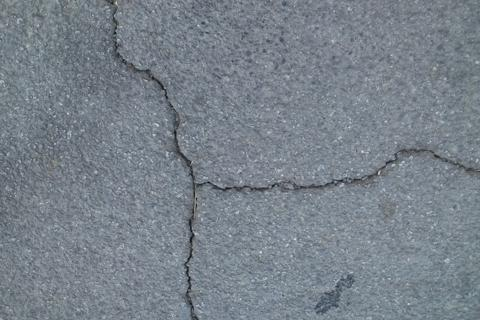
#> input picture example/065.jpg, 480 x 320 px
$ python test4.py   (older library calls are emulated)
#> lines starting #> are read from the running program, lines starting #| are printed output that depends on the picture; after the words box and inside, x2 and y2 are one past the last pixel; in counts of white or black regions, pixels touching at a corner belong together
import cv2
import os
import math
import numpy as np
import matplotlib.pyplot as plt
from scipy import ndimage
import random

def crack_detection(image_path, output_dir="result"):
#> called with image_path = 'example/065.jpg', output_dir = 'your_method_results'
    os.makedirs(output_dir, exist_ok=True)

    original_color = cv2.imread(image_path)
#> original_color is the input picture: shape (320, 480, 3); mean B, G, R 139, 129.5, 120.6
    if original_color is None:
        raise FileNotFoundError(f"Cannot load image: {image_path}")

    gray = cv2.imread(image_path, cv2.IMREAD_GRAYSCALE)
#> gray: shape (320, 480); min 4, max 222, mean 127.9
    gray_norm = gray.astype(np.float32) / 255.0

    # Gaussian blur and enhancement
    sigma = 11
    blur = cv2.GaussianBlur(gray_norm, (2 * math.ceil(2 * sigma) + 1,) * 2, sigma)
    enhanced = cv2.subtract(gray_norm, blur)
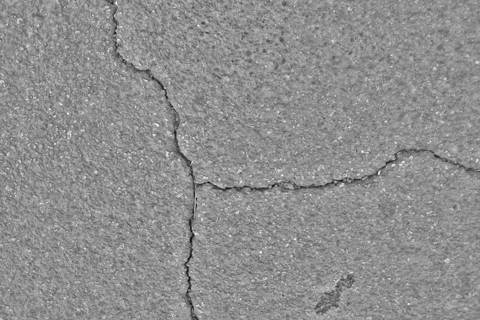
#> enhanced: shape (320, 480) float32; min -0.447, max 0.35, mean -1.99e-05; drawn with min black and max white

    # Histogram clipping
    high = np.percentile(enhanced, 50)
#> high = 0.000753
    enhanced = np.clip(enhanced, None, high)
    enhanced = (enhanced - enhanced.min()) / (enhanced.max() - enhanced.min() + 1e-8)

    # Sobel
    sobel_ksize = 9
    sobelx = cv2.Sobel(enhanced, cv2.CV_64F, 1, 0, ksize=sobel_ksize)
    sobely = cv2.Sobel(enhanced, cv2.CV_64F, 0, 1, ksize=sobel_ksize)
    mag = np.hypot(sobelx, sobely)
    ang = np.arctan2(sobely, sobelx)
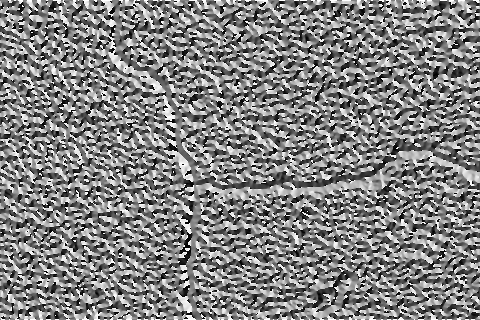
#> ang: shape (320, 480) float64; min -3.14, max 3.14, mean 0.0687; drawn with min black and max white

    threshold = 3 * np.mean(mag)
#> threshold = 1525.6
    mag[mag < threshold] = 0

    # Oriented Non-Maximum Suppression (your implementation)
    def non_max_suppression(data, win):
        data_max = ndimage.maximum_filter(data, footprint=win, mode="constant")
        data_max[data != data_max] = 0
        return data_max

    def orientated_non_max_suppression(mag, ang):
        ang_quant = np.round(ang / (np.pi / 4)) % 4
        wins = [
            np.array([[0, 0, 0], [1, 1, 1], [0, 0, 0]]),  # E
            np.array([[1, 0, 0], [0, 1, 0], [0, 0, 1]]),  # SE
            np.array([[0, 1, 0], [0, 1, 0], [0, 1, 0]]),  # S
            np.array([[0, 0, 1], [0, 1, 0], [1, 0, 0]]),  # SW
        ]
        result = np.zeros_like(mag)
        for i, win in enumerate(wins):
            suppressed = non_max_suppression(mag, win)
            result[ang_quant == i] = suppressed[ang_quant == i]
        return result

    mag_nms = orientated_non_max_suppression(mag, ang)

    high_thresh = 0.5 * mag_nms.max()
#> high_thresh = 2999
    low_thresh = 0.2 * mag_nms.max()
#> low_thresh = 1199.6

    edges = np.zeros_like(mag_nms, dtype=np.uint8)
    edges[mag_nms > high_thresh] = 255
    edges = cv2.dilate(edges, np.ones((5, 5), np.uint8), iterations=1)
    edges[mag_nms > low_thresh] = np.where(edges[mag_nms > low_thresh] > 0, 255, 0)
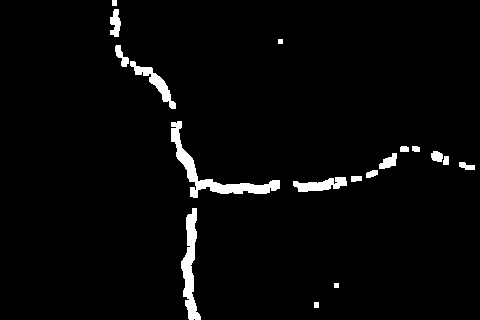
#> edges: shape (320, 480); 3% white; 18 white regions, largest, box (x1, y1, x2, y2) and area: (171, 121, 280, 198) 1477, (181, 208, 201, 320) 1069, (130, 61, 176, 109) 538

    # Morphological operations
    close_ksize = 25
    open_ksize = 6
    kernel_close = cv2.getStructuringElement(
        cv2.MORPH_ELLIPSE, (close_ksize, close_ksize)
    )
    kernel_open = cv2.getStructuringElement(cv2.MORPH_ELLIPSE, (open_ksize, open_ksize))

    binary_mask = cv2.morphologyEx(edges, cv2.MORPH_CLOSE, kernel_close)
#> binary_mask: shape (320, 480); 3.6% white; 4 white regions, box (x1, y1, x2, y2) and area: (110, 0, 480, 320) 5471, (314, 302, 319, 308) 30, (278, 39, 283, 44) 25, (334, 283, 339, 288) 25
    binary_mask = cv2.morphologyEx(binary_mask, cv2.MORPH_OPEN, kernel_open)
#> binary_mask: shape (320, 480); 3.3% white; 11 white regions, largest, box (x1, y1, x2, y2) and area: (172, 118, 285, 201) 1695, (182, 209, 202, 320) 1115, (116, 45, 177, 110) 801
    final_mask = cv2.morphologyEx(binary_mask, cv2.MORPH_CLOSE, kernel_close)
#> final_mask: shape (320, 480); 3.5% white; 1 white region, box (x1, y1, x2, y2) and area: (111, 6, 479, 320) 5424

    cv2.imwrite(os.path.join(output_dir, "binary_crack_map.png"), final_mask)

    return original_color, final_mask

def inpaint_crack_direction_aware(original_img, mask,
                                  patch_height=17,   # perpendicular to crack (covers thickness)
                                  patch_width=51,    # along the crack direction
                                  search_range=80,   # how far to search up/down
                                  num_candidates=15, # how many best patches to blend
                                  step_sampling=5):  # speed up by processing every Nth crack pixel
    """
    Your original idea: Use an elongated patch that scans perpendicular to the crack
    to find the best matching healthy region and blend it in.
    Optimized for mostly horizontal cracks (common in roads).
    """
#> called with patch_height = 17, patch_width = 71, search_range = 120, num_candidates = 20, step_sampling = 3
    img = original_img.copy().astype(np.float32)
    h, w = img.shape[:2]
#> h = 320; w = 480

    # Handle grayscale
    if img.ndim == 2:
        img = cv2.cvtColor(img, cv2.COLOR_GRAY2BGR).astype(np.float32)
        was_grayscale = True
    else:
        was_grayscale = False

    mask_bool = (mask > 127)
    if mask_bool.ndim == 3:
        mask_bool = mask_bool[:, :, 0]

    # Get list of crack pixels
    crack_ys, crack_xs = np.where(mask_bool)
#> crack_ys = 5424 values from 6 to 319; crack_xs = 5424 values, max 478 at index 2288, min 111 at index 52, mean 234.5
    if len(crack_ys) == 0:
        print("No crack pixels found.")
        return original_img.astype(np.uint8)

    half_h = patch_height // 2
    half_w = patch_width // 2

    # Pad image and mask to handle borders safely
    pad_y = half_h + search_range
    pad_x = half_w + search_range
    img_padded = cv2.copyMakeBorder(img, pad_y, pad_y, pad_x, pad_x, cv2.BORDER_REFLECT)
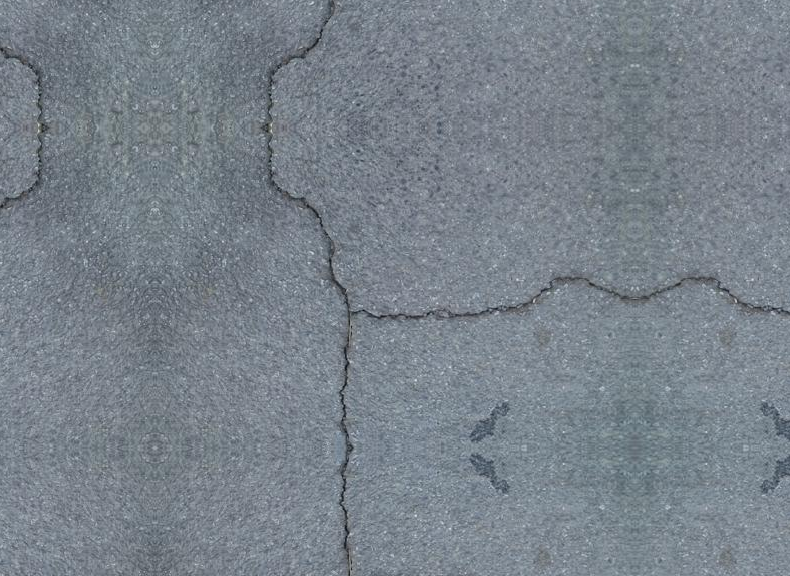
#> img_padded: shape (576, 790, 3) float32; mean B, G, R 139, 129.8, 120.7

    mask_padded = cv2.copyMakeBorder(mask_bool.astype(np.uint8), pad_y, pad_y, pad_x, pad_x,
                                     cv2.BORDER_CONSTANT, value=0)
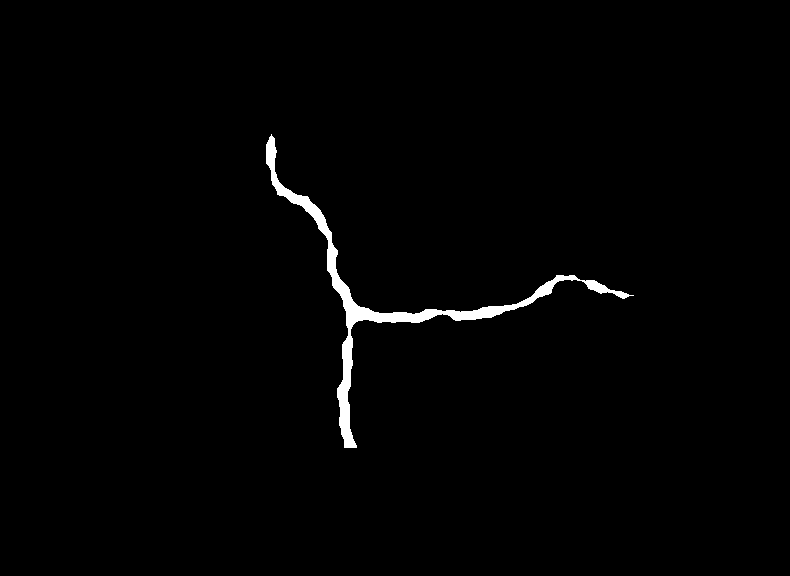
#> mask_padded: shape (576, 790); values 0 (black) and 1 (white), 1.2% white; 1 white region, box (x1, y1, x2, y2) and area: (266, 134, 634, 448) 5424
    mask_padded = mask_padded > 0  # boolean

    result = img.copy()

    print(f"Processing {len(crack_ys)} crack pixels (sampling every {step_sampling} for speed)...")
#> (printed output is left out)

    # Process crack pixels (with sampling for speed)
    for i in range(0, len(crack_ys), step_sampling):
        py, px = crack_ys[i], crack_xs[i]

        py_pad = py + pad_y
        px_pad = px + pad_x

        # Extract target patch (contains part of the crack)
        target_slice_y = slice(py_pad - half_h, py_pad + half_h + 1)
        target_slice_x = slice(px_pad - half_w, px_pad + half_w + 1)
        target_patch = img_padded[target_slice_y, target_slice_x]

        # Local mask for this patch
        local_mask = mask_padded[target_slice_y, target_slice_x]
        valid_mask = ~local_mask  # known healthy pixels

        if not np.any(valid_mask):
            continue

        # Search perpendicular (up and down) for best matching patches
        candidates = []
        for dy in range(-search_range, search_range + 1, 8):  # step 8 for speed
            if dy == 0:
                continue
            sy_pad = py_pad + dy

            source_slice_y = slice(sy_pad - half_h, sy_pad + half_h + 1)
            if source_slice_y.start < 0 or source_slice_y.stop > img_padded.shape[0]:
                continue

            source_patch = img_padded[source_slice_y, target_slice_x]

            # SSD error only on known (valid) pixels
            diff = (source_patch - target_patch) ** 2
            error = np.sum(diff[valid_mask]) / (np.sum(valid_mask) + 1e-8)

            candidates.append((error, source_patch, dy))

        if not candidates:
            continue

        # Sort and take top candidates
        candidates.sort(key=lambda x: x[0])
        top_candidates = candidates[:num_candidates]

        # Weighted blend of best matches
        blended = np.zeros_like(target_patch)
        total_weight = 0.0
        for error, source_patch, _ in top_candidates:
            weight = 1.0 / (error + 1e-6)
            blended += source_patch * weight
            total_weight += weight

        if total_weight > 0:
            blended /= total_weight

        # Apply only to crack region in this patch
        result_slice_y = slice(py - half_h, py + half_h + 1)
        result_slice_x = slice(px - half_w, px + half_w + 1)
        fill_region = local_mask

        if result_slice_y.start >= 0 and result_slice_y.stop <= h and \
           result_slice_x.start >= 0 and result_slice_x.stop <= w:
            result[result_slice_y, result_slice_x][fill_region] = blended[fill_region]

        if (i // step_sampling) % 50 == 0:
            print(f"  Progress: {i // step_sampling + 1}/{(len(crack_ys) - 1) // step_sampling + 1}")
#> this loop made 1808 passes
#> (i, py, px, py_pad, px_pad) on passes 2 to 4: (3, 8, 116, 136, 271), (6, 9, 115, 137, 270), (9, 9, 118, 137, 273)
#|   Progress: 1/1808
#|   Progress: 51/1808
#> (further printed lines are left out)
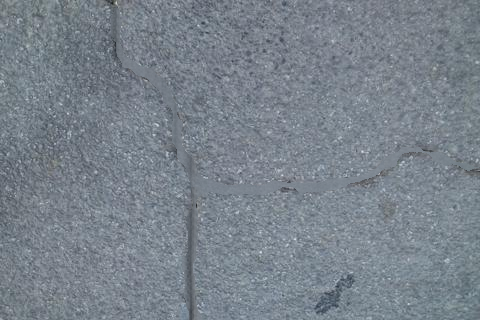
#> result: shape (320, 480, 3) float32; mean B, G, R 139.7, 130.2, 121.2

    # Final clip and convert
    result = np.clip(result, 0, 255).astype(np.uint8)
    if was_grayscale:
        result = cv2.cvtColor(result, cv2.COLOR_BGR2GRAY)

    return result

# ==================== Full Testing Pipeline ====================
def test_your_crack_inpainting(image_path, output_dir="your_method_results"):
    os.makedirs(output_dir, exist_ok=True)

    original, mask = crack_detection(image_path, output_dir)  # Your function

    # Clean and dilate mask
    mask_dilated = mask.copy()

    cv2.imwrite(os.path.join(output_dir, "detected_mask.png"), mask_dilated)

    print("Running your direction-aware crack inpainting...")
    inpainted = inpaint_crack_direction_aware(
        original, mask_dilated,
        patch_height=17,
        patch_width=71,
        search_range=120,
        num_candidates=20,
        step_sampling=3
    )

    # Save result
    output_path = os.path.join(output_dir, "your_direction_aware_result.jpg")
    cv2.imwrite(output_path, inpainted)
    print(f"Result saved to: {output_path}")

    # Visualize
    plt.figure(figsize=(15, 8))
    plt.subplot(1, 3, 1)
    plt.title("Original Image")
    plt.imshow(cv2.cvtColor(original, cv2.COLOR_BGR2RGB))
    plt.axis('off')

    plt.subplot(1, 3, 2)
    plt.title("Detected Crack Mask")
    plt.imshow(mask_dilated, cmap='gray')
    plt.axis('off')

    plt.subplot(1, 3, 3)
    plt.title("Your Method:\nDirection-Aware Patch Blending")
    plt.imshow(cv2.cvtColor(inpainted, cv2.COLOR_BGR2RGB))
    plt.axis('off')

    plt.tight_layout()
    plt.show()
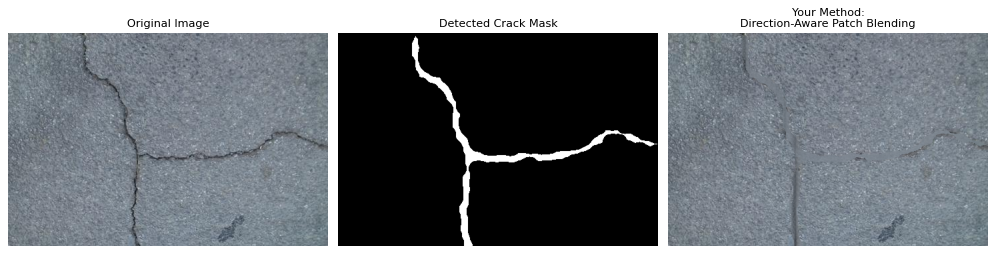
#> figure drawn by matplotlib, 3 panels

    return inpainted


if __name__ == "__main__":
    image_path = "example/065.jpg"  # Update if needed
    test_your_crack_inpainting(image_path)

$ run again, with example/00001.jpg copied over example/065.jpg
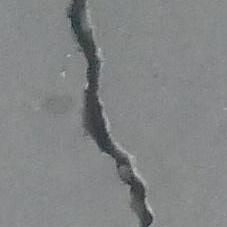
#> input picture example/00001.jpg, 227 x 227 px
#> in crack_detection, original_color is the input picture: shape (227, 227, 3); mean B, G, R 133.4, 132.7, 130.7
#> high = 0.00174
#> threshold = 972.4
#> high_thresh = 3270.2
#> low_thresh = 1308.1
#> in crack_detection, `edges[mag_nms > low_thresh] = np.where(edges[mag_nms > low_thresh] > 0..`:
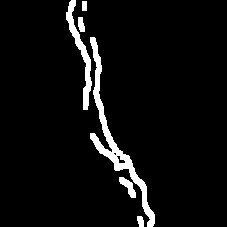
#> edges: shape (227, 227); 5.2% white; 6 white regions, box (x1, y1, x2, y2) and area: (90, 37, 155, 227) 1625, (66, 0, 92, 110) 703, (119, 177, 136, 198) 164, (78, 17, 85, 32) 83, (137, 216, 144, 227) 63, (82, 1, 87, 11) 50
#> final_mask: shape (227, 227); 7.9% white; 1 white region, box (x1, y1, x2, y2) and area: (67, 0, 156, 227) 4078
#> crack_ys = 4078 values from 0 to 226; crack_xs = 4078 values, max 155 at index 3884, min 67 at index 205, mean 105.5
#> mask_padded: shape (483, 537); values 0 (black) and 1 (white), 1.6% white; 1 white region, box (x1, y1, x2, y2) and area: (222, 128, 311, 355) 4078
#> (printed output is left out)
#> the loop in inpaint_crack_direction_aware, `for i in range(0, len(crack_ys), step_sampling):` made 1360 passes
#> (i, py, px, py_pad, px_pad) on passes 2 to 4: (3, 0, 73, 128, 228), (6, 0, 76, 128, 231), (9, 0, 79, 128, 234)
#> (printed output is left out)
#> in test_your_crack_inpainting, `plt.show()`:
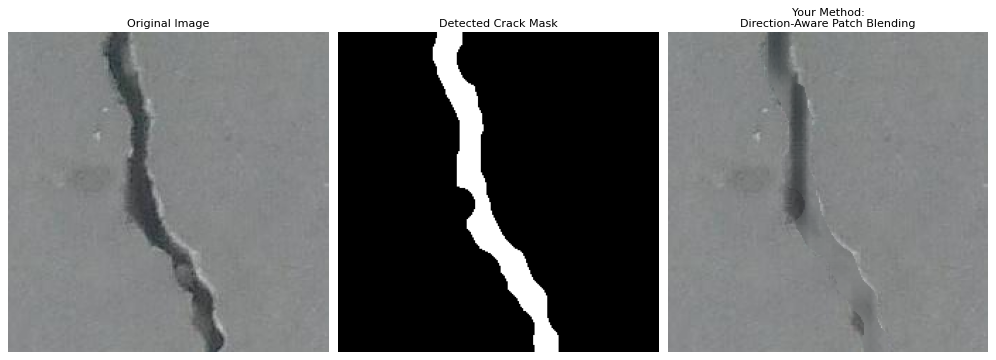
#> figure drawn by matplotlib, 3 panels

$ run again, with example/00077.jpg copied over example/065.jpg
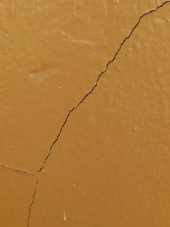
#> input picture example/00077.jpg, 170 x 227 px
#> in crack_detection, original_color is the input picture: shape (227, 170, 3); mean B, G, R 56.2, 122, 175.6
#> high = 0.000603
#> threshold = 575.3
#> high_thresh = 2189.7
#> low_thresh = 875.9
#> in crack_detection, `edges[mag_nms > low_thresh] = np.where(edges[mag_nms > low_thresh] > 0..`:
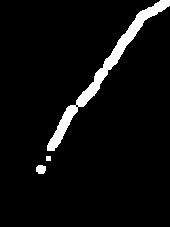
#> edges: shape (227, 170); 5.1% white; 3 white regions, box (x1, y1, x2, y2) and area: (47, 0, 170, 151) 1865, (36, 165, 46, 174) 76, (46, 156, 51, 161) 25
#> final_mask: shape (227, 170); 5.6% white; 1 white region, box (x1, y1, x2, y2) and area: (37, 0, 170, 175) 2158
#> crack_ys = 2158 values from 0 to 174; crack_xs = 2158 values, max 169 at index 22, min 37 at index 2084, mean 102.3
#> mask_padded: shape (483, 480); values 0 (black) and 1 (white), 0.93% white; 1 white region, box (x1, y1, x2, y2) and area: (192, 128, 325, 303) 2158
#> (printed output is left out)
#> the loop in inpaint_crack_direction_aware, `for i in range(0, len(crack_ys), step_sampling):` made 720 passes
#> (i, py, px, py_pad, px_pad) on passes 2 to 4: (3, 0, 150, 128, 305), (6, 0, 153, 128, 308), (9, 0, 156, 128, 311)
#> (printed output is left out)
#> in test_your_crack_inpainting, `plt.show()`:
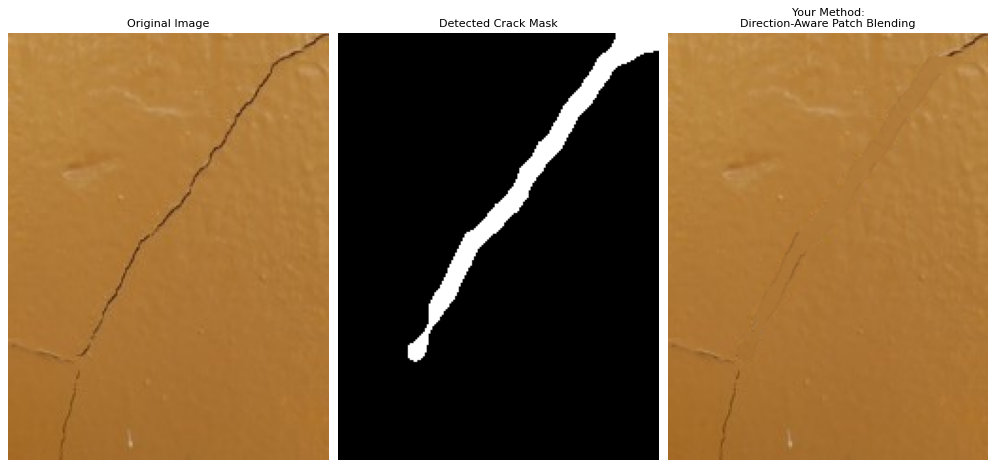
#> figure drawn by matplotlib, 3 panels

$ run again, with example/001.jpg copied over example/065.jpg
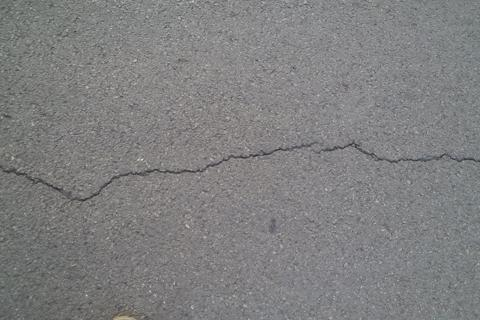
#> input picture example/001.jpg, 480 x 320 px
#> in crack_detection, original_color is the input picture: shape (320, 480, 3); mean B, G, R 128.2, 127.8, 127.9
#> high = 0.00104
#> threshold = 1437.4
#> high_thresh = 2426.7
#> low_thresh = 970.7
#> edges: shape (320, 480); 3.2% white; 6 white regions, box (x1, y1, x2, y2) and area: (0, 140, 315, 204) 3185, (321, 139, 448, 166) 1238, (449, 153, 480, 165) 290, (2, 112, 14, 121) 95, (269, 216, 278, 227) 83, (176, 56, 183, 62) 39
#> final_mask: shape (320, 480); 3.4% white; 3 white regions, box (x1, y1, x2, y2) and area: (0, 140, 480, 205) 5060, (0, 113, 15, 122) 114, (270, 217, 279, 228) 83
#> crack_ys = 5257 values from 113 to 227; crack_xs = 5257 values, max 479 at index 1809, min 0 at index 12, mean 229.1
#> mask_padded: shape (576, 790); values 0 (black) and 1 (white), 1.2% white; 3 white regions, box (x1, y1, x2, y2) and area: (155, 268, 635, 333) 5060, (155, 241, 170, 250) 114, (425, 345, 434, 356) 83
#> (printed output is left out)
#> the loop in inpaint_crack_direction_aware, `for i in range(0, len(crack_ys), step_sampling):` made 1753 passes
#> (i, py, px, py_pad, px_pad) on passes 2 to 4: (3, 113, 4, 241, 159), (6, 113, 7, 241, 162), (9, 113, 10, 241, 165)
#> (printed output is left out)
#> in test_your_crack_inpainting, `plt.show()`:
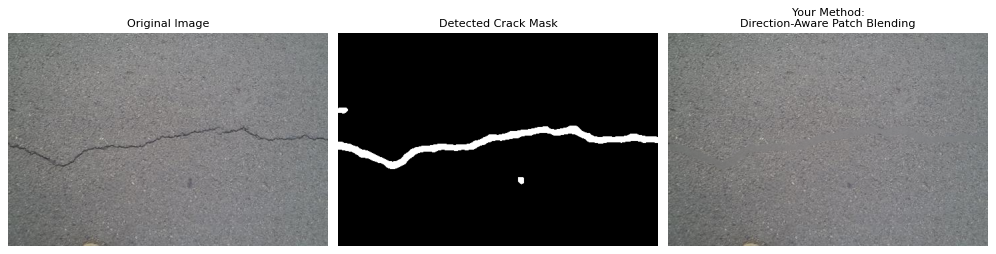
#> figure drawn by matplotlib, 3 panels
